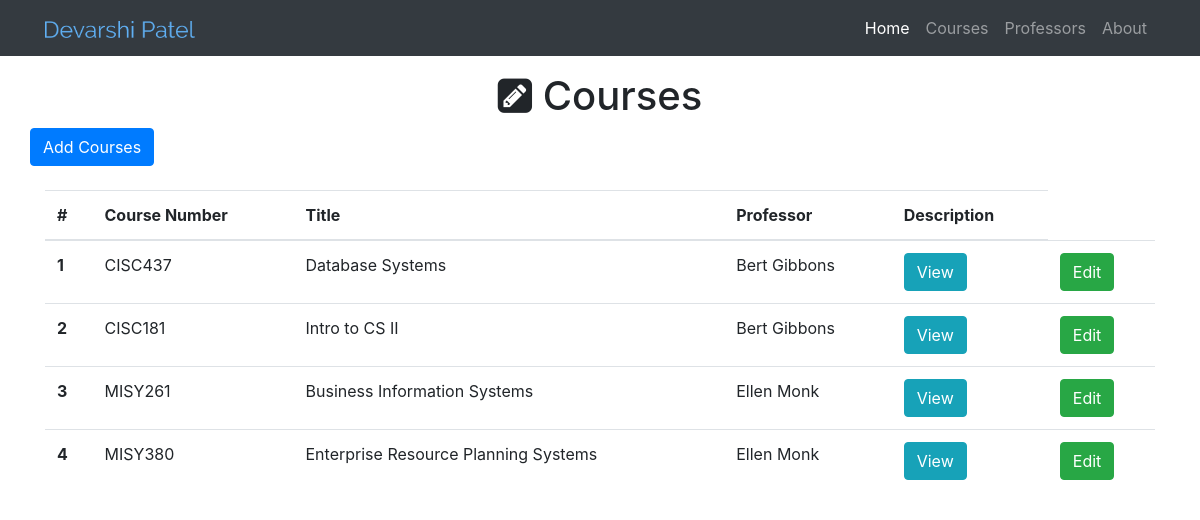
Screenshot of /courses with the database file from the repository.
### myresume.py (models this page shows)
class Course(db.Model):
    __tablename__ = 'courses'
    id = db.Column(db.Integer, primary_key=True)
    course_no = db.Column(db.String(256))
    title = db.Column(db.Integer)
    description = db.Column(db.Text)
    professor_id = db.Column(db.Integer, db.ForeignKey('professors.id'))

class Professor(db.Model):
    __tablename__ = 'professors'
    id = db.Column(db.Integer, primary_key=True)
    name = db.Column(db.String(64))
    department = db.Column(db.Text)
    courses = db.relationship('Course', backref='professor')

### myresume.py (the view)
@app.route('/courses')
def show_all_courses():
    courses = Course.query.all()
    return render_template('course-all.html', courses=courses)

### templates/course-all.html (shortened to what this page needs)
<!DOCTYPE html>
{% extends "home.html"%}
{% block head%}
  {{ super() }}
{% endblock%}
{% block page_content%}
<div class="container">
<br><h1 class="mt-5 text-center"> <i class="fa fa-pencil-square" aria-hidden="true"></i> Courses</h1>
    <div class="row bottom-margin">
      <a href="/course/add" class="btn btn-primary" role="button" aria-disabled="true">Add Courses</a>
    </div>
    <br>{% if courses %}
      <table class="table">
        <thead>
          <tr>
            <th>#</th>
            <th>Course Number</th>
            <th>Title</th>
            <th>Professor</th>
            <th>Description</th>
          </tr>
        </thead>
        <tbody>
          {% for course in courses %}
          <tr>
              <th scope="row">{{course.id}}</th>
              <td>{{course.course_no}}</td>
              <td>{{course.title}}</td>
              <td>{{course.professor.name}}</td>
              <td>
              <button type="button" class="btn btn-info" data-toggle="modal" data-target="#{{course.id}}">
                View
              </button>
              </td>
              <td>
                <a href="/course/edit/{{course.id}}" class="btn btn-success" role="button" aria-disabled="true">Edit</a>
              </td>
          </tr>
          {% endfor%}
        </tbody>
      </table>
    {% else %}
      <h3>There are no courses in the database yet.</h3>
    {% endif %}
</div>
{% endblock%}

### rows the page displays
Course: id "1", course_no "CISC437", title "Database Systems", professor.name "Bert Gibbons"
Course: id "2", course_no "CISC181", title "Intro to CS II", professor.name "Bert Gibbons"
Course: id "3", course_no "MISY261", title "Business Information Systems", professor.name "Ellen Monk"
Course: id "4", course_no "MISY380", title "Enterprise Resource Planning Systems", professor.name "Ellen Monk"
